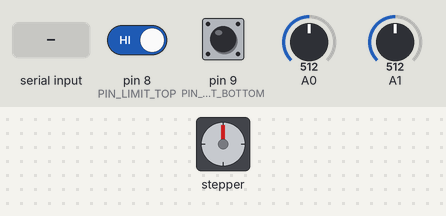
Bench run of a sketch on a simulated Arduino Uno, built with avr-gcc and run on an emulated ATmega328P. Parts: stepper motor. Wiring (inferred from the names in the program): stepper motor (2048 steps per turn assumed): coils pin 3, pin 5, pin 4, pin 6. The inputs (shaded band) are chosen by the test bench; at power-on: pin 8 (PIN_LIMIT_TOP) HIGH, pin 9 (PIN_LIMIT_BOTTOM) HIGH, A0 = 512, A1 = 512. What the sketch prints to the serial monitor is not drawn.

Above: at 1.2 s.
1.3 s: "w\n" received over Serial
At 2.11 s:
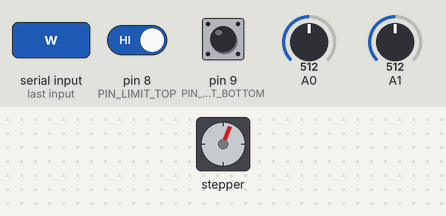
4.3 s: pin 8 (PIN_LIMIT_TOP) driven LOW
At 4.3 s:
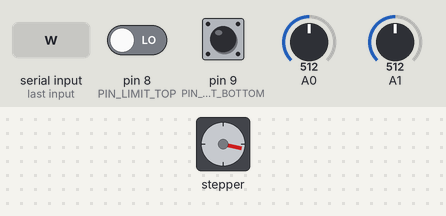
7.7 s: byte 115 ('s') received over Serial
At 8.16 s:
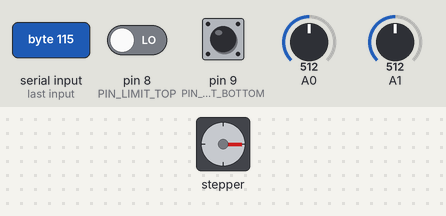
13.7 s: byte 119 ('w') received over Serial
At 14.3 s:
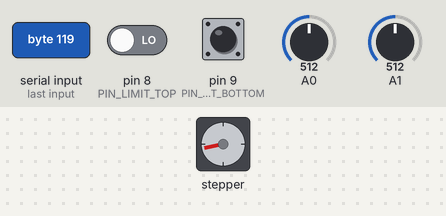
Timing chart, 0 to 16.2 s (numbered marks = the images above; inputs shaded):
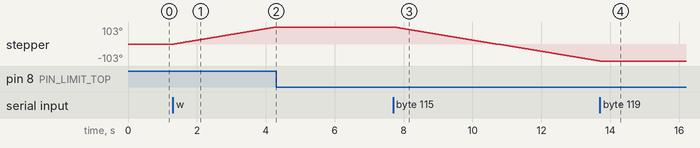

The sketch:

stepper_motor.ino
```cpp
#define PIN_INA1	3
#define PIN_INA2	4

#define PIN_INB1	5
#define PIN_INB2	6

int stepperMotorPin[4] = {PIN_INA1, PIN_INB1, PIN_INA2, PIN_INB2};


#define PIN_LIMIT_TOP	8
#define PIN_LIMIT_BOTTOM	9


#define MOTOR_TICK_TIME 1

#define MOVING_STATUS_STOP	0
#define MOVING_STATUS_UP	1
#define MOVING_STATUS_DOWN	2

int hrMovingStatus;
int hrPosition;

void setup()
{
	pinMode(PIN_INA1, OUTPUT);
	pinMode(PIN_INA2, OUTPUT);
	pinMode(PIN_INB1, OUTPUT);
	pinMode(PIN_INB2, OUTPUT);

	digitalWrite(PIN_INA1, LOW);
	digitalWrite(PIN_INA2, LOW);
	digitalWrite(PIN_INB1, LOW);
	digitalWrite(PIN_INB2, LOW);

	pinMode(PIN_LIMIT_TOP, INPUT);
	pinMode(PIN_LIMIT_BOTTOM, INPUT);

	digitalWrite(PIN_LIMIT_TOP, HIGH);
	digitalWrite(PIN_LIMIT_BOTTOM, HIGH);
	Serial.begin(9600);

	hrMovingStatus = MOVING_STATUS_STOP;
	hrPosition = 0;
}


void loop()
{
	int d1;
	int d2;
	int tmp;
	unsigned char b;
	unsigned char crc;
	/*
	Serial.print(hrPosition);
	Serial.print("  :   ");
	Serial.print(analogRead(A0));
	Serial.print("  ");
	Serial.print(analogRead(A1));
	Serial.println();
	*/
	while (Serial.available())
	{
		char c;
		c = Serial.read();
		switch (c)
		{
			case 'w':
			{
				hrMovingStatus = MOVING_STATUS_UP;
				break;
			}
			case 's':
			{
				hrMovingStatus = MOVING_STATUS_DOWN;
				break;
			}
			case ' ':
			{
				hrMovingStatus = MOVING_STATUS_STOP;
				break;
			}
			default:
			{

				break;
			}
		}
	}

	switch (hrMovingStatus)
	{
		case MOVING_STATUS_UP:
		{
			moveHrUp();
			break;
		}
		case MOVING_STATUS_DOWN:
		{
			moveHrDown();
			break;
		}
		default:
		{
			delay(12 * MOTOR_TICK_TIME);
			break;
		}
	}

	d1 = analogRead(A0);
	d2 = analogRead(A1);

	//send data
	Serial.write('S');
	Serial.write('A');
	Serial.write(6);
	tmp = hrPosition;
	b = (unsigned char)(tmp & 0xFF);
	crc = b;
	Serial.write(b);
	tmp >>= 8;
	b = (unsigned char)(tmp & 0xFF);
	crc ^= b;
	Serial.write(b);

	tmp = d1;
	b = (unsigned char)(tmp & 0xFF);
	crc ^= b;
	Serial.write(b);
	tmp >>= 8;
	b = (unsigned char)(tmp & 0xFF);
	crc ^= b;
	Serial.write(b);

	tmp = d2;
	b = (unsigned char)(tmp & 0xFF);
	crc ^= b;
	Serial.write(b);
	tmp >>= 8;
	b = (unsigned char)(tmp & 0xFF);
	crc ^= b;
	Serial.write(b);

	Serial.write(crc);
	Serial.write('\r');
	Serial.write('\n');
}


void moveHrUp()
{
	int i;
	if (!digitalRead(PIN_LIMIT_TOP))
	{
		hrMovingStatus = MOVING_STATUS_STOP;
		return ;
	}
	for (i=0; i<4; ++i)
	{
		digitalWrite(stepperMotorPin[i], HIGH);
		digitalWrite(stepperMotorPin[(i+3) % 4], HIGH);
		delay(MOTOR_TICK_TIME);
		digitalWrite(stepperMotorPin[(i+3) % 4], LOW);
		delay(4 * MOTOR_TICK_TIME);
		digitalWrite(stepperMotorPin[i], LOW);
	}
	++hrPosition;

}

void moveHrDown()
{
	int i;
	if (!digitalRead(PIN_LIMIT_BOTTOM))
	{
		hrPosition = 0;
		hrMovingStatus = MOVING_STATUS_STOP;
		return ;
	}
	for (i=3; i>=0; --i)
	{
		digitalWrite(stepperMotorPin[i], HIGH);
		digitalWrite(stepperMotorPin[(i+1) % 4], HIGH);
		delay(MOTOR_TICK_TIME);
		digitalWrite(stepperMotorPin[(i+1) % 4], LOW);
		delay(4 * MOTOR_TICK_TIME);
		digitalWrite(stepperMotorPin[i], LOW);
	}
	--hrPosition;

}
```

Measured:
- after the input at 1.3 s, stepper: keeps turning clockwise at about 35°/s, starting at once
- after the input at 4.3 s, stepper: stops changing and stays 103°
- after the input at 7.7 s, stepper: keeps turning counter-clockwise at about 34°/s, starting at once
- after the input at 13.7 s, stepper: stops changing and stays -103°
